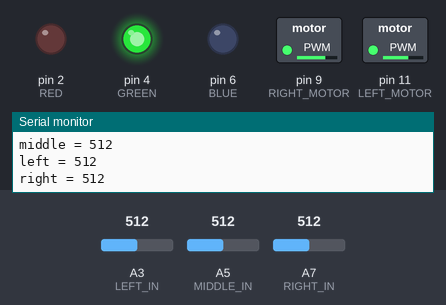
A sketch run on a simulated Arduino Nano, built with avr-gcc and run on an emulated ATmega328P. Shown: switched loads named in the sketch (green lamp = pin HIGH), output pins drawn as LEDs (lit = HIGH), the last lines printed to the serial monitor. Inputs (shaded band) come from the test bench; at power-on: A3 (LEFT_IN) = 512, A7 (RIGHT_IN) = 512, A5 (MIDDLE_IN) = 512.

Above: at 1.2 s.
1.3 s: A3 (LEFT_IN) set to 642
4.3 s: A3 (LEFT_IN) set to 664
At 4.9 s:
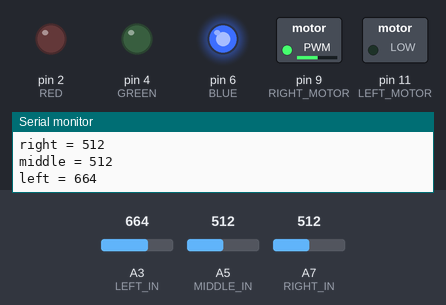
5.8 s: A7 (RIGHT_IN) set to 643
7.3 s: A7 (RIGHT_IN) set to 668
At 8.2 s:
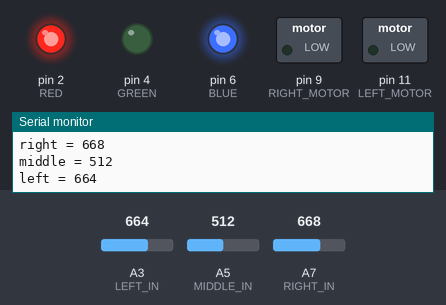
8.8 s: A5 (MIDDLE_IN) set to 106
11.8 s: A5 (MIDDLE_IN) set to 95
Timing chart, 0 to 14.8 s (numbered marks = the images above; inputs shaded):
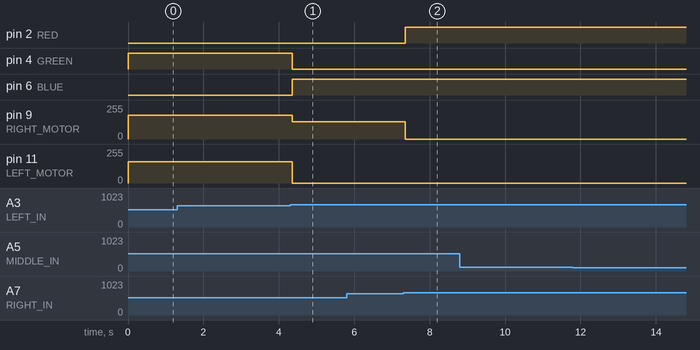

Measured:
- the behaviour switches between 650 and 651 on A3 (LEFT_IN) (found by bisection; images 0 and 1)
- the behaviour switches between 650 and 651 on A7 (RIGHT_IN) (found by bisection; images 1 and 2)
- after the input at 4.3 s, pin 4 (GREEN): HIGH → LOW after 0.05 s; pin 6 (BLUE): LOW → HIGH after 0.05 s; pin 9 (RIGHT_MOTOR): 180/255 → 130/255 after 0.05 s; pin 11 (LEFT_MOTOR): 160/255 → 0/255 after 0.05 s
- after the input at 7.3 s, pin 2 (RED): LOW → HIGH after 0.05 s; pin 9 (RIGHT_MOTOR): 130/255 → 0/255 after 0.05 s

The sketch:

EE3CarCode.ino
```cpp
#define RED 2
#define GREEN 4
#define BLUE 6
#define RIGHT_MOTOR 9
#define LEFT_MOTOR 11
#define LEFT_IN A3
#define MIDDLE_IN A5
#define RIGHT_IN A7

#define THRESHOLD 650
#define BASE_LEFT 160
#define BASE_RIGHT 180

#define PREV_LEFT 1
#define PREV_RIGHT 2

int svR = 0, svM = 0, svL = 0;
bool TURN_LEFT = false;
bool TURN_RIGHT = false;
bool STRAIGHT = true;
bool STOP = false;
int last = 0;

void setup() {
  pinMode(RED, OUTPUT);
  pinMode(BLUE, OUTPUT);
  pinMode(GREEN, OUTPUT);

  pinMode(RIGHT_MOTOR, OUTPUT);
  pinMode(LEFT_MOTOR, OUTPUT);

  Serial.begin(9600);
}

void loop() {

  svR = analogRead(RIGHT_IN);
  svM = analogRead(MIDDLE_IN);
  svL = analogRead(LEFT_IN);

  /* for debugging */
  Serial.print("\nright = ");
  Serial.print(svR);
  delay(2);
  Serial.print("\nmiddle = ");
  Serial.print(svM);
  delay(2);
  Serial.print("\nleft = ");
  Serial.print(svL);
  delay(2);


  if (svM > THRESHOLD)
  {
    STRAIGHT = true;
    TURN_LEFT = false;
    TURN_RIGHT = false;
  }

  else if (svR > THRESHOLD)
  {
    STRAIGHT = false;
    TURN_LEFT = false;
    TURN_RIGHT = true;
  }

  else if (svL > THRESHOLD)
  {
    STRAIGHT = false;
    TURN_LEFT = true;
    TURN_RIGHT = false;
  }

  if (STOP)
  {
    STOP = true;
  }

  else if (svR > THRESHOLD && svL > THRESHOLD) //finish line
  {
    digitalWrite(RED, HIGH);
    digitalWrite(BLUE, HIGH);
    digitalWrite(GREEN, LOW);
    analogWrite(RIGHT_MOTOR, 0);
    analogWrite(LEFT_MOTOR, 0);
    STOP = true;
  }

  else if (TURN_RIGHT) //shifting left, turn right
  {
    digitalWrite(RED, HIGH);
    digitalWrite(BLUE, LOW);
    digitalWrite(GREEN, LOW);
    analogWrite(RIGHT_MOTOR, 0);
    analogWrite(LEFT_MOTOR, BASE_LEFT - 43);
    last = PREV_RIGHT;
  }

  else if (TURN_LEFT) //shifting right, turn left
  {
    digitalWrite(BLUE, HIGH);
    digitalWrite(RED, LOW);
    digitalWrite(GREEN, LOW);
    analogWrite(RIGHT_MOTOR, BASE_RIGHT - 50);
    analogWrite(LEFT_MOTOR, 0);
    last = PREV_LEFT;
  }

  else if (STRAIGHT && last == 0)   //straight, keep straight
  {
    digitalWrite(GREEN, HIGH);
    digitalWrite(BLUE, LOW);
    digitalWrite(RED, LOW);
    analogWrite(RIGHT_MOTOR, BASE_RIGHT);
    analogWrite(LEFT_MOTOR, BASE_LEFT);
  }

  else if (STRAIGHT && last == PREV_LEFT)
  {
    digitalWrite(GREEN, HIGH);
    digitalWrite(BLUE, LOW);
    digitalWrite(RED, LOW);
    analogWrite(RIGHT_MOTOR, BASE_RIGHT - 20);
    analogWrite(LEFT_MOTOR, BASE_LEFT);
  }

  else if (STRAIGHT && last == PREV_RIGHT)
  {
    digitalWrite(GREEN, HIGH);
    digitalWrite(BLUE, LOW);
    digitalWrite(RED, LOW);
    analogWrite(RIGHT_MOTOR, BASE_RIGHT);
    analogWrite(LEFT_MOTOR, BASE_LEFT - 16);
  }
}
```
